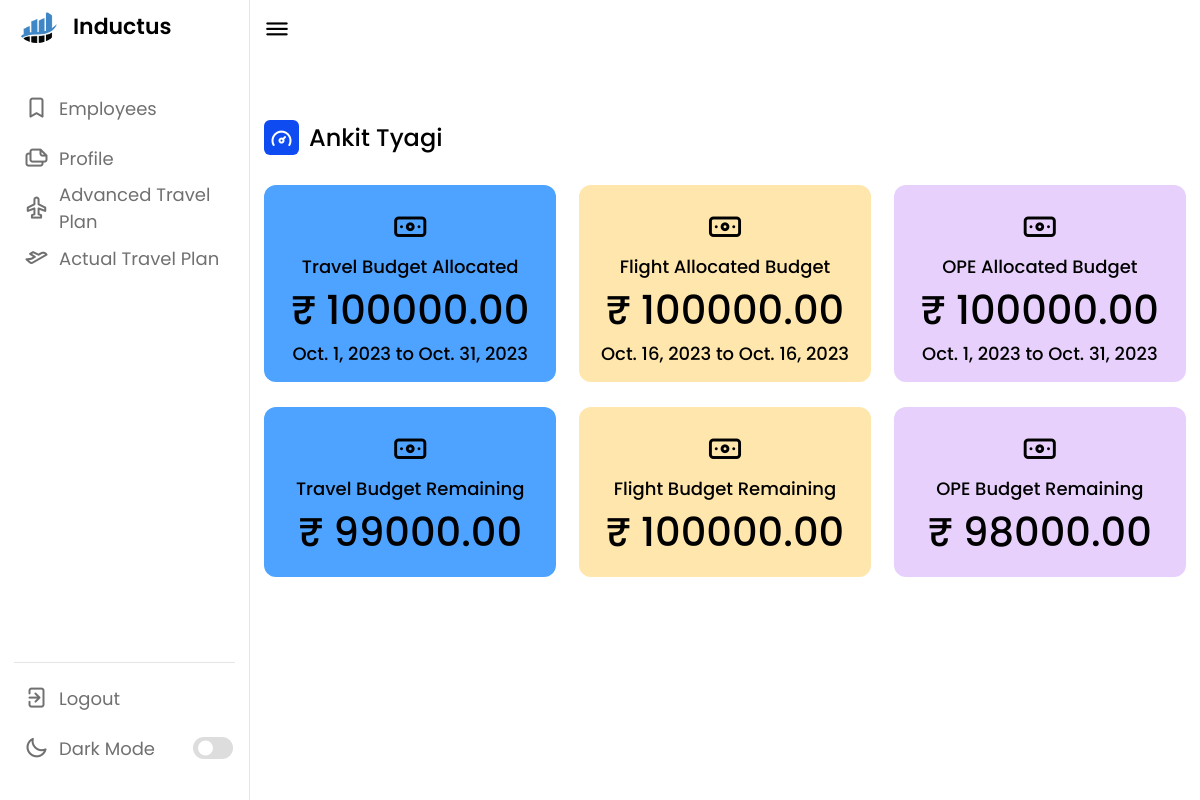
Before: /employee/7e06c45b-a5ca-460d-8b0e-29f9c961be03/ (signed in) with the older database file.
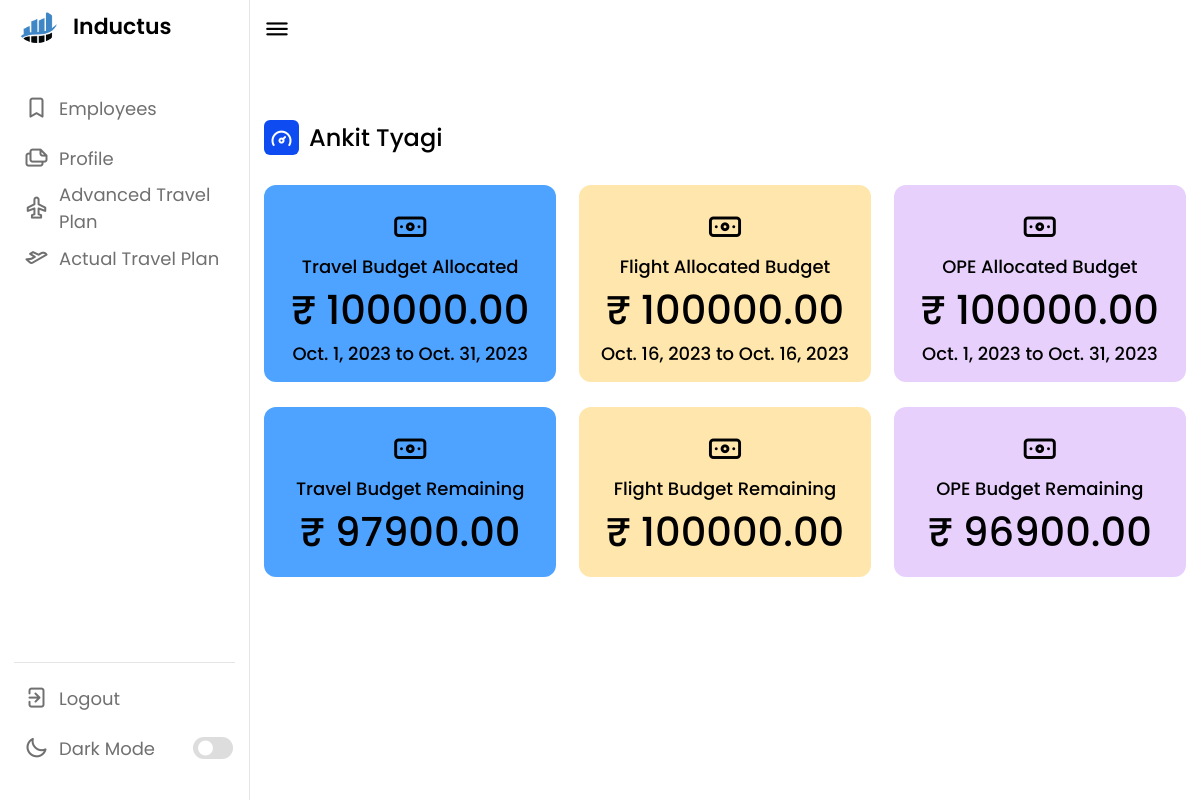
After: the same page with the newer database file.
### base/models.py (models this page shows)
class TravelBudget(models.Model):
    uuid = models.UUIDField(default = uuid.uuid4,primary_key=True,editable=False)
    employee = models.ForeignKey(Employee,on_delete=models.CASCADE, null = True)
    allocated_budget = models.DecimalField(decimal_places=2,default = 0,max_digits = 10)
    from_date = models.DateField(null = True)
    to_date = models.DateField(null = True)
    remaining_budget = models.DecimalField(decimal_places=2,default = 0,max_digits = 10)

class OPEBudget(models.Model):
    uuid = models.UUIDField(default = uuid.uuid4,primary_key=True,editable=False)
    employee = models.ForeignKey(Employee,on_delete=models.CASCADE, null = True)
    allocated_budget = models.DecimalField(decimal_places=2,default = 0,max_digits = 10)
    from_date = models.DateField(null = True)
    to_date = models.DateField(null = True)
    remaining_budget = models.DecimalField(decimal_places=2,default = 0,max_digits = 10)

### base/views.py (the view)
# urls.py: path('employee/<str:pk>/',EmployeeProfileView,name = "employee"),
@login_required(login_url='login')
def EmployeeProfileView(request,pk):
    flight_budget=0
    travel_budget=0
    ope_budget=0
    employee=0
    remaining_budget_flight = 0
    remaining_budget_ope =0
    remaining_budget_travel = 0
    try:
        employee = Employee.objects.get(uuid=pk)
        flight_budget = FlightBudget.objects.get(employee=employee)
        travel_budget = TravelBudget.objects.get(employee=employee)
        ope_budget = OPEBudget.objects.get(employee=employee)
        remaining_budget_flight = float(flight_budget.allocated_budget) * (0.2)
        remaining_budget_travel = float(travel_budget.allocated_budget) * (0.2)
        remaining_budget_ope = float(ope_budget.allocated_budget) * (0.2)
    except:
        pass
    context = {
        'employee': employee,
        'flight_budget' : flight_budget,
        'travel_budget' : travel_budget,
        'ope_budget' : ope_budget,
        'remaining_budget_flight':remaining_budget_flight,
        'remaining_budget_travel':remaining_budget_travel,
        'remaining_budget_ope':remaining_budget_ope,
    }
    return render(request,"profile.html",context)

### base/templates/profile.html (shortened to what the changed rows need)
{% load static %}
<!DOCTYPE html>
<html lang="en">
<head>
    <link rel="stylesheet" href="{% static 'style.css' %}">
    <link rel="stylesheet" href="https://unicons.iconscout.com/release/v4.0.0/css/line.css">
</head>
<body>
    <section class="dashboard">
        <div class="dash-content">
            <div class="overview">
                <div class="activity">
                    <div class="boxes">
                        <div class="box box1">
                            <i class="uil uil-money-bill"></i>
                            <span class="text">Travel Budget Allocated</span>
                            {% if travel_budget == 0  %}
                            <span class="number">₹ 0</span>
                            {% else %}
                            <span class="number">₹ {{travel_budget.allocated_budget}}</span>
                            <span class="text">{{travel_budget.from_date}} to {{travel_budget.to_date}}</span>
                            {% endif %}
                        </div>
                        <div class="box box3">
                            <i class="uil uil-money-bill"></i>
                            <span class="text">OPE Allocated Budget</span>
                            {% if ope_budget == 0  %}
                            <span class="number">₹ 0</span>
                            {% else %}
                            <span class="number">₹ {{ope_budget.allocated_budget}}</span>
                            <span class="text">{{ope_budget.from_date}} to {{ope_budget.to_date}}</span>
                            {% endif %}
                        </div>
                    </div>
<br>
                    <div class="boxes">
                        {% if travel_budget.remaining_budget <= remaining_budget_travel %}
                        <div class="box box1" style="background-color: red;">
                            <i class="uil uil-money-bill"></i>
                            <span class="text">Travel Budget Remaining</span>
                            {% if travel_budget == 0  %}
                            <span class="number">₹ 0</span>
                            {% else %}
                            <span class="number">₹ {{travel_budget.remaining_budget}}</span>
                            {% endif %}
                        </div>
                        {% else %}
                        <div class="box box1">
                            <i class="uil uil-money-bill"></i>
                            <span class="text">Travel Budget Remaining </span>
                            {% if travel_budget == 0  %}
                            <span class="number">₹ 0</span>
                            {% else %}
                            <span class="number">₹ {{travel_budget.remaining_budget}}</span>
                            {% endif %}
                        </div>
                        {% endif %}
                        {% if ope_budget.remaining_budget <= remaining_budget_ope %}
                        <div class="box box3" style="background-color: red;">
                            <i class="uil uil-money-bill"></i>
                            <span class="text">OPE Budget Remaining</span>
                            {% if ope_budget == 0  %}
                            <span class="number">₹ 0</span>
                            {% else %}
                            <span class="number">₹ {{ope_budget.remaining_budget}}</span>
                            {% endif %}
                        </div>
                        {% else %}
                        <div class="box box3">
                            <i class="uil uil-money-bill"></i>
                            <span class="text">OPE Budget  Remaining</span>
                            {% if ope_budget == 0  %}
                            <span class="number">₹ 0</span>
                            {% else %}
                            <span class="number">₹ {{ope_budget.remaining_budget}}</span>
                            {% endif %}
                        </div>
                       {% endif %}
                        </div>
                    </div>
                    </div>
                    </div>
    </section>
</body>
</html>

Changed rows visible on the page:
changed TravelBudget: remaining_budget "99000.00" → "97900.00"
changed OPEBudget: remaining_budget "98000.00" → "96900.00"
